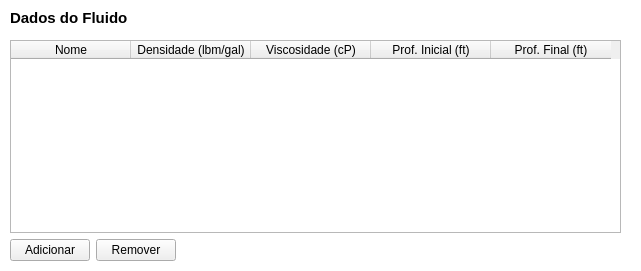
   <widget class="QGroupBox" name="groupBox_3">
    <property name="geometry">
     <rect>
      <x>310</x>
      <y>60</y>
      <width>641</width>
      <height>271</height>
     </rect>
    </property>
    <property name="styleSheet">
     <string notr="true">QGroupBox{
background-color: rgb(255, 255, 255);
border: none;
border-radius: 4px;
}</string>
    </property>
    <property name="title">
     <string/>
    </property>
    <widget class="QWidget" name="gridLayoutWidget_2">
     <property name="geometry">
      <rect>
       <x>10</x>
       <y>40</y>
       <width>611</width>
       <height>221</height>
      </rect>
     </property>
     <layout class="QGridLayout" name="gridLayout_2">
      <item row="0" column="0" colspan="3">
       <widget class="QTableWidget" name="tblFluidos">
        <attribute name="horizontalHeaderDefaultSectionSize">
         <number>120</number>
        </attribute>
        <column>
         <property name="text">
          <string>Nome</string>
         </property>
         <property name="font">
          <font>
           <bold>false</bold>
          </font>
         </property>
        </column>
        <column>
         <property name="text">
          <string>Densidade (lbm/gal)</string>
         </property>
         <property name="font">
          <font>
           <bold>false</bold>
          </font>
         </property>
        </column>
        <column>
         <property name="text">
          <string>Viscosidade (cP)</string>
         </property>
         <property name="font">
          <font>
           <bold>false</bold>
          </font>
         </property>
        </column>
        <column>
         <property name="text">
          <string>Prof. Inicial (ft)</string>
         </property>
         <property name="font">
          <font>
           <bold>false</bold>
          </font>
         </property>
        </column>
        <column>
         <property name="text">
          <string>Prof. Final (ft)</string>
         </property>
         <property name="font">
          <font>
           <bold>false</bold>
          </font>
         </property>
        </column>
       </widget>
      </item>
      <item row="1" column="2">
       <spacer name="horizontalSpacer">
        <property name="orientation">
         <enum>Qt::Orientation::Horizontal</enum>
        </property>
        <property name="sizeHint" stdset="0">
         <size>
          <width>40</width>
          <height>20</height>
         </size>
        </property>
       </spacer>
      </item>
      <item row="1" column="1">
       <widget class="QPushButton" name="btnRemoverFluido">
        <property name="styleSheet">
         <string notr="true"/>
        </property>
        <property name="text">
         <string>Remover</string>
        </property>
       </widget>
      </item>
      <item row="1" column="0">
       <widget class="QPushButton" name="btnAdicionarFluido">
        <property name="styleSheet">
         <string notr="true"/>
        </property>
        <property name="text">
         <string>Adicionar</string>
        </property>
       </widget>
      </item>
     </layout>
    </widget>
    <widget class="QLabel" name="label_2">
     <property name="geometry">
      <rect>
       <x>10</x>
       <y>10</y>
       <width>201</width>
       <height>16</height>
      </rect>
     </property>
     <property name="font">
      <font>
       <pointsize>11</pointsize>
       <bold>true</bold>
      </font>
     </property>
     <property name="text">
      <string>Dados do Fluido</string>
     </property>
    </widget>
   </widget>
